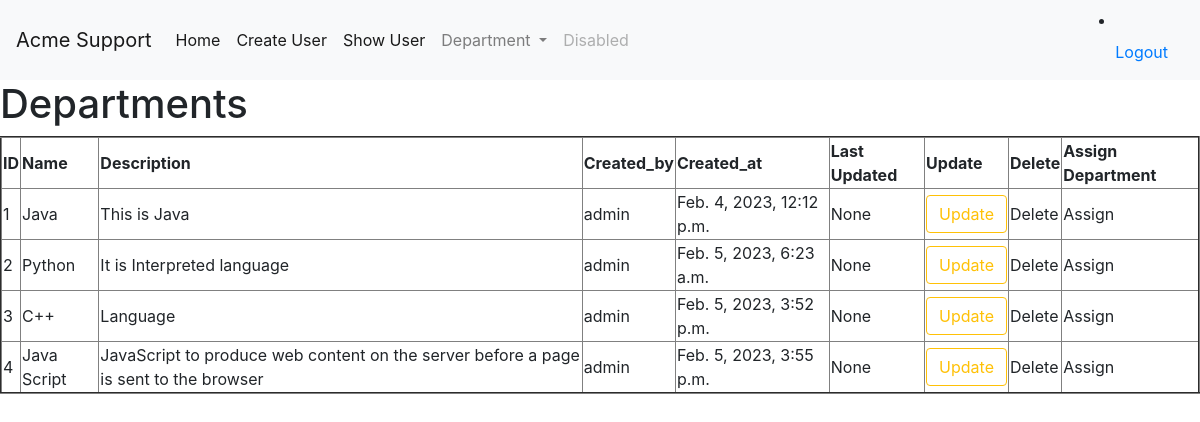
Screenshot of /show_department/ (signed in) with the database file from the repository.
### acme_app/models.py (models this page shows, shortened)
class Department(models.Model):
    name = models.CharField(max_length=20)
    description = models.TextField()
    created_by = models.CharField(max_length=20)
    created_at = models.DateTimeField(auto_now_add=True)
    last_updated_at = models.DateTimeField(blank=True, null=True)

### acme_app/views.py (the view)
# urls.py: path('show_department/', show_departments, name='show-departments'),
@login_required()
def show_departments(request):
    if request.user.role == 'ADMIN':
        depts = Department.objects.all()
        return render(request, 'acme_app/show_departments.html', {'depts': depts})
    return HttpResponse('<h1>You Do Not Have Permission to access this Resource</h1>')

### acme_app/templates/acme_app/show_departments.html (shortened to what this page needs)
{% extends 'base.html'%}
    {% block content %}
    <h1>Departments</h1>
    <table border="2px">
        <thead>
            <tr>
                <th>ID</th>
                <th>Name</th>
                <th>Description</th>
                <th>Created_by</th>
                <th>Created_at</th>
                <th>Last Updated</th>
                <th>Update</th>
                <th>Delete</th>
                <th>Assign Department</th>
            </tr>
        </thead>
        <tbody>
            {% for dept in depts %}
                <tr>
                    <td>{{dept.id}}</td>
                    <td>{{dept.name}}</td>
                    <td>{{dept.description}}</td>
                    <td>{{dept.created_by}}</td>
                    <td>{{dept.created_at}}</td>
                    <td>{{dept.last_updated_at}}</td>
                    <td>
                        <a href="{% url 'show-users' %}"><button class=" btn btn-outline-warning">Update</button></a>
                    </td>
                    <td>Delete</td>
                    <td>Assign</td>
                </tr>
            {% endfor %}
        </tbody>
    </table>
{% endblock %}

### acme_app/templates/base.html (shortened to what this page needs)
{% load static %}
<!DOCTYPE html>
<html lang="en">
<head>
    <link rel="stylesheet" href="https://cdn.jsdelivr.net/npm/bootstrap@4.0.0/dist/css/bootstrap.min.css">
</head>
<body>
    <nav class="navbar navbar-expand-lg navbar-light bg-light">
        <a class="navbar-brand" href="#">Acme Support</a>
        <div class="collapse navbar-collapse" id="navbarSupportedContent">
          <ul class="navbar-nav mr-auto">
            <li class="nav-item active">
              <a class="nav-link" href="{% url 'admin'%}">Home <span class="sr-only">(current)</span></a>
            </li>
            <li class="nav-item active">
              <a class="nav-link" href="{% url 'register'%}">Create User <span class="sr-only">(current)</span></a>
            </li>
            <li class="nav-item active">
              <a class="nav-link" href="{% url 'show-users'%}">Show User <span class="sr-only">(current)</span></a>
            </li>
            <li class="nav-item dropdown">
              <a class="nav-link dropdown-toggle" href="#" id="navbarDropdown" role="button" data-toggle="dropdown" aria-haspopup="true" aria-expanded="false">
                Department
              </a>
            </li>
            <li class="nav-item">
              <a class="nav-link disabled" href="#">Disabled</a>
            </li>
          </ul>
          <form class="form-inline my-2 my-lg-0">
            <li class="nav-item active">
              <a class="nav-link" href="{% url 'logout'%}">Logout <span class="sr-only">(current)</span></a>
            </li>
          </form>
        </div>
      </nav>
        {% block content %}
        {% endblock %}
</body>
</html>

### rows the page displays
Department: id "1", name "Java", description "This is Java", created_by "admin", created_at "Feb. 4, 2023, 12:12 p.m.", last_updated_at "None"
Department: id "2", name "Python", description "It is Interpreted language", created_by "admin", created_at "Feb. 5, 2023, 6:23 a.m.", last_updated_at "None"
Department: id "3", name "C++", description "Language", created_by "admin", created_at "Feb. 5, 2023, 3:52 p.m.", last_updated_at "None"
Department: id "4", name "Java Script", description "JavaScript to produce web content on the server before a page is sent to the browser", created_by "admin", created_at "Feb. 5, 2023, 3:55 p.m.", last_updated_at "None"
